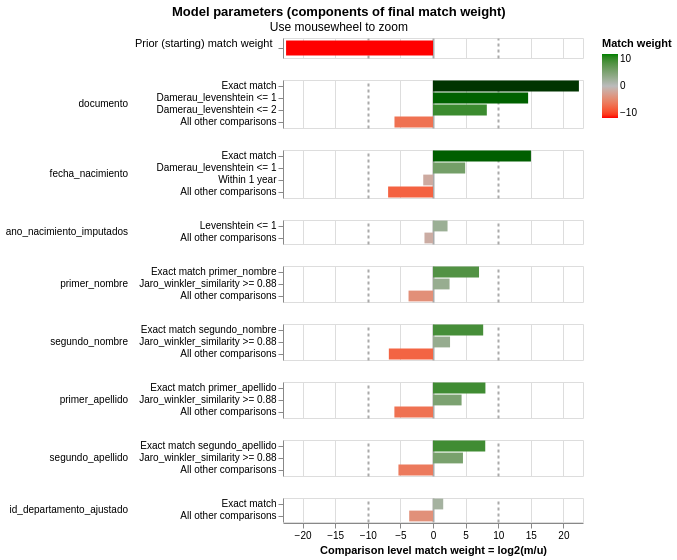

Source (notebook cell):
### Markdown cell above
## 4. Análisis de los match weights

### Code cell
linker.match_weights_chart()

### Figure 1 — Vega-Lite specification as saved in the notebook (floating-point values rounded to 4 significant figures)
{"config": {"view": {"continuousWidth": 300, "continuousHeight": 300, "discreteHeight": 60, "discreteWidth": 400}, "header": {"title": null}, "mark": {"tooltip": null}, "title": {"anchor": "middle"}}, "vconcat": [{"mark": {"type": "bar", "clip": true, "height": 15}, "encoding": {"color": {"field": "log2_bayes_factor", "scale": {"domain": [-10, 0, 10], "interpolate": "lab", "range": ["red", "#bbbbbb", "green"]}, "title": "Match weight", "type": "quantitative"}, "tooltip": [{"field": "comparison_name", "title": "Comparison name", "type": "nominal"}, {"field": "probability_two_random_records_match", "format": ".4f", "title": "Probability two random records match", "type": "nominal"}, {"field": "log2_bayes_factor", "format": ",.4f", "title": "Equivalent match weight", "type": "quantitative"}, {"field": "bayes_factor_description", "title": "Match weight description", "type": "nominal"}], "x": {"axis": {"domain": false, "gridColor": {"condition": {"test": "abs(datum.value / 10)  <= 1 & datum.value % 10 === 0", "value": "#aaa"}, "value": "#ddd"}, "gridDash": {"condition": {"test": "abs(datum.value / 10) == 1", "value": [3]}, "value": null}, "gridWidth": {"condition": {"test": "abs(datum.value / 10)  <= 1 & datum.value % 10 === 0", "value": 2}, "value": 1}, "labels": false, "ticks": false, "title": ""}, "field": "log2_bayes_factor", "scale": {"domain": [-23, 23]}, "type": "quantitative"}, "y": {"axis": {"title": "Prior (starting) match weight", "titleAlign": "right", "titleAngle": 0, "titleFontWeight": "normal"}, "field": "label_for_charts", "sort": {"field": "comparison_vector_value", "order": "descending"}, "type": "nominal"}}, "height": 20, "transform": [{"filter": "(datum.comparison_name == 'probability_two_random_records_match')"}]}, {"mark": {"type": "bar", "clip": true}, "encoding": {"color": {"field": "log2_bayes_factor", "scale": {"domain": [-10, 0, 10], "interpolate": "lab", "range": ["red", "#bbbbbb", "green"]}, "title": "Match weight", "type": "quantitative"}, "row": {"field": "comparison_name", "header": {"labelAlign": "left", "labelAnchor": "middle", "labelAngle": 0}, "sort": {"field": "comparison_sort_order"}, "type": "nominal"}, "tooltip": [{"field": "comparison_name", "title": "Comparison name", "type": "nominal"}, {"field": "label_for_charts", "title": "Label", "type": "ordinal"}, {"field": "sql_condition", "title": "SQL condition", "type": "nominal"}, {"field": "m_probability", "format": ".4f", "title": "M probability", "type": "quantitative"}, {"field": "u_probability", "format": ".4f", "title": "U probability", "type": "quantitative"}, {"field": "bayes_factor", "format": ",.4f", "title": "Bayes factor = m/u", "type": "quantitative"}, {"field": "log2_bayes_factor", "format": ",.4f", "title": "Match weight = log2(m/u)", "type": "quantitative"}, {"field": "bayes_factor_description", "title": "Match weight description", "type": "nominal"}], "x": {"axis": {"gridColor": {"condition": {"test": "abs(datum.value / 10)  <= 1 & datum.value % 10 === 0", "value": "#aaa"}, "value": "#ddd"}, "gridDash": {"condition": {"test": "abs(datum.value / 10) == 1", "value": [3]}, "value": null}, "gridWidth": {"condition": {"test": "abs(datum.value / 10)  <= 1 & datum.value % 10 === 0", "value": 2}, "value": 1}, "title": "Comparison level match weight = log2(m/u)"}, "field": "log2_bayes_factor", "scale": {"domain": [-23, 23]}, "type": "quantitative"}, "y": {"axis": {"title": null}, "field": "label_for_charts", "sort": {"field": "comparison_vector_value", "order": "descending"}, "type": "nominal"}}, "height": {"step": 12}, "resolve": {"axis": {"y": "independent"}, "scale": {"y": "independent"}}, "transform": [{"filter": "(datum.comparison_name != 'probability_two_random_records_match')"}]}], "data": {"name": "data-c1242ce24cc27ca9fa51ba7f959b6c9d"}, "params": [{"name": "mouse_zoom", "select": {"type": "interval", "encodings": ["x"]}, "bind": "scales", "views": []}], "resolve": {"axis": {"y": "independent"}, "scale": {"y": "independent"}}, "title": {"text": "Model parameters (components of final match weight)", "subtitle": "Use mousewheel to zoom"}, "$schema": "https://vega.github.io/schema/vega-lite/v5.9.3.json", "datasets": {"data-c1242ce24cc27ca9fa51ba7f959b6c9d": [{"comparison_name": "probability_two_random_records_match", "sql_condition": null, "label_for_charts": "", "m_probability": null, "u_probability": null, "m_probability_description": null, "u_probability_description": null, "has_tf_adjustments": false, "tf_adjustment_column": null, "tf_adjustment_weight": null, "is_null_level": false, "bayes_factor": 1.653e-07, "log2_bayes_factor": -22.53, "comparison_vector_value": 0, "max_comparison_vector_value": 0, "bayes_factor_description": "The probability that two random records drawn at random match is 0.000 or one in  6,049,405.8 records.This is equivalent to a starting match weight of -22.528.", "probability_two_random_records_match": 1.653e-07, "comparison_sort_order": -1}, {"comparison_name": "documento", "sql_condition": "\"documento_l\" = \"documento_r\"", "label_for_charts": "Exact match", "m_probability": 0.95, "u_probability": 1.75e-07, "m_probability_description": "Amongst matching record comparisons, 95.00% of records are in the exact match comparison level", "u_probability_description": "Amongst non-matching record comparisons, 0.00% of records are in the exact match comparison level", "has_tf_adjustments": false, "tf_adjustment_column": null, "tf_adjustment_weight": 1.0, "is_null_level": false, "bayes_factor": 5429000.0, "log2_bayes_factor": 22.37, "comparison_vector_value": 3, "max_comparison_vector_value": 3, "bayes_factor_description": "If comparison level is `exact match` then comparison is 5,428,797.56 times more likely to be a match", "probability_two_random_records_match": 1.653e-07, "comparison_sort_order": 0}, {"comparison_name": "documento", "sql_condition": "damerau_levenshtein(\"documento_l\", \"documento_r\") <= 1", "label_for_charts": "Damerau_levenshtein <= 1", "m_probability": 0.01667, "u_probability": 6.781e-07, "m_probability_description": "Amongst matching record comparisons, 1.67% of records are in the damerau_levenshtein <= 1 comparison level", "u_probability_description": "Amongst non-matching record comparisons, 0.00% of records are in the damerau_levenshtein <= 1 comparison level", "has_tf_adjustments": false, "tf_adjustment_column": null, "tf_adjustment_weight": 1.0, "is_null_level": false, "bayes_factor": 24580.0, "log2_bayes_factor": 14.59, "comparison_vector_value": 2, "max_comparison_vector_value": 3, "bayes_factor_description": "If comparison level is `damerau_levenshtein <= 1` then comparison is 24,578.60 times more likely to be a match", "probability_two_random_records_match": 1.653e-07, "comparison_sort_order": 0}, {"comparison_name": "documento", "sql_condition": "damerau_levenshtein(\"documento_l\", \"documento_r\") <= 2", "label_for_charts": "Damerau_levenshtein <= 2", "m_probability": 0.01667, "u_probability": 5.463e-05, "m_probability_description": "Amongst matching record comparisons, 1.67% of records are in the damerau_levenshtein <= 2 comparison level", "u_probability_description": "Amongst non-matching record comparisons, 0.01% of records are in the damerau_levenshtein <= 2 comparison level", "has_tf_adjustments": false, "tf_adjustment_column": null, "tf_adjustment_weight": 1.0, "is_null_level": false, "bayes_factor": 305.1, "log2_bayes_factor": 8.253, "comparison_vector_value": 1, "max_comparison_vector_value": 3, "bayes_factor_description": "If comparison level is `damerau_levenshtein <= 2` then comparison is 305.08 times more likely to be a match", "probability_two_random_records_match": 1.653e-07, "comparison_sort_order": 0}, {"comparison_name": "documento", "sql_condition": "ELSE", "label_for_charts": "All other comparisons", "m_probability": 0.01667, "u_probability": 0.9999, "m_probability_description": "Amongst matching record comparisons, 1.67% of records are in the all other comparisons comparison level", "u_probability_description": "Amongst non-matching record comparisons, 99.99% of records are in the all other comparisons comparison level", "has_tf_adjustments": false, "tf_adjustment_column": null, "tf_adjustment_weight": 1.0, "is_null_level": false, "bayes_factor": 0.01667, "log2_bayes_factor": -5.907, "comparison_vector_value": 0, "max_comparison_vector_value": 3, "bayes_factor_description": "If comparison level is `all other comparisons` then comparison is  60.00 times less likely to be a match", "probability_two_random_records_match": 1.653e-07, "comparison_sort_order": 0}, {"comparison_name": "fecha_nacimiento", "sql_condition": "\"fecha_nacimiento_l\" = \"fecha_nacimiento_r\"", "label_for_charts": "Exact match", "m_probability": 0.9531, "u_probability": 2.872e-05, "m_probability_description": "Amongst matching record comparisons, 95.31% of records are in the exact match comparison level", "u_probability_description": "Amongst non-matching record comparisons, 0.00% of records are in the exact match comparison level", "has_tf_adjustments": false, "tf_adjustment_column": null, "tf_adjustment_weight": 1.0, "is_null_level": false, "bayes_factor": 33190.0, "log2_bayes_factor": 15.02, "comparison_vector_value": 3, "max_comparison_vector_value": 3, "bayes_factor_description": "If comparison level is `exact match` then comparison is 33,188.37 times more likely to be a match", "probability_two_random_records_match": 1.653e-07, "comparison_sort_order": 1}, {"comparison_name": "fecha_nacimiento", "sql_condition": "damerau_levenshtein(\"fecha_nacimiento_l\", \"fecha_nacimiento_r\") <= 1", "label_for_charts": "Damerau_levenshtein <= 1", "m_probability": 0.02784, "u_probability": 0.0009091, "m_probability_description": "Amongst matching record comparisons, 2.78% of records are in the damerau_levenshtein <= 1 comparison level", "u_probability_description": "Amongst non-matching record comparisons, 0.09% of records are in the damerau_levenshtein <= 1 comparison level", "has_tf_adjustments": false, "tf_adjustment_column": null, "tf_adjustment_weight": 1.0, "is_null_level": false, "bayes_factor": 30.62, "log2_bayes_factor": 4.936, "comparison_vector_value": 2, "max_comparison_vector_value": 3, "bayes_factor_description": "If comparison level is `damerau_levenshtein <= 1` then comparison is 30.62 times more likely to be a match", "probability_two_random_records_match": 1.653e-07, "comparison_sort_order": 1}, {"comparison_name": "fecha_nacimiento", "sql_condition": "\n            abs(date_diff('year',\n                strptime(\"fecha_nacimiento_l\", '%Y-%m-%d'),\n                strptime(\"fecha_nacimiento_r\", '%Y-%m-%d'))\n                ) <= 1\n        ", "label_for_charts": "Within 1 year", "m_probability": 0.01088, "u_probability": 0.03068, "m_probability_description": "Amongst matching record comparisons, 1.09% of records are in the within 1 year comparison level", "u_probability_description": "Amongst non-matching record comparisons, 3.07% of records are in the within 1 year comparison level", "has_tf_adjustments": false, "tf_adjustment_column": null, "tf_adjustment_weight": 1.0, "is_null_level": false, "bayes_factor": 0.3544, "log2_bayes_factor": -1.496, "comparison_vector_value": 1, "max_comparison_vector_value": 3, "bayes_factor_description": "If comparison level is `within 1 year` then comparison is  2.82 times less likely to be a match", "probability_two_random_records_match": 1.653e-07, "comparison_sort_order": 1}, {"comparison_name": "fecha_nacimiento", "sql_condition": "ELSE", "label_for_charts": "All other comparisons", "m_probability": 0.008209, "u_probability": 0.9684, "m_probability_description": "Amongst matching record comparisons, 0.82% of records are in the all other comparisons comparison level", "u_probability_description": "Amongst non-matching record comparisons, 96.84% of records are in the all other comparisons comparison level", "has_tf_adjustments": false, "tf_adjustment_column": null, "tf_adjustment_weight": 1.0, "is_null_level": false, "bayes_factor": 0.008478, "log2_bayes_factor": -6.882, "comparison_vector_value": 0, "max_comparison_vector_value": 3, "bayes_factor_description": "If comparison level is `all other comparisons` then comparison is  117.96 times less likely to be a match", "probability_two_random_records_match": 1.653e-07, "comparison_sort_order": 1}, {"comparison_name": "ano_nacimiento_imputados", "sql_condition": "levenshtein(\"ano_nacimiento_imputados_l\", \"ano_nacimiento_imputados_r\") <= 1", "label_for_charts": "Levenshtein <= 1", "m_probability": 0.6522, "u_probability": 0.139, "m_probability_description": "Amongst matching record comparisons, 65.22% of records are in the levenshtein <= 1 comparison level", "u_probability_description": "Amongst non-matching record comparisons, 13.90% of records are in the levenshtein <= 1 comparison level", "has_tf_adjustments": false, "tf_adjustment_column": null, "tf_adjustment_weight": 1.0, "is_null_level": false, "bayes_factor": 4.691, "log2_bayes_factor": 2.23, "comparison_vector_value": 1, "max_comparison_vector_value": 1, "bayes_factor_description": "If comparison level is `levenshtein <= 1` then comparison is 4.69 times more likely to be a match", "probability_two_random_records_match": 1.653e-07, "comparison_sort_order": 2}, {"comparison_name": "ano_nacimiento_imputados", "sql_condition": "ELSE", "label_for_charts": "All other comparisons", "m_probability": 0.3478, "u_probability": 0.861, "m_probability_description": "Amongst matching record comparisons, 34.78% of records are in the all other comparisons comparison level", "u_probability_description": "Amongst non-matching record comparisons, 86.10% of records are in the all other comparisons comparison level", "has_tf_adjustments": false, "tf_adjustment_column": null, "tf_adjustment_weight": 1.0, "is_null_level": false, "bayes_factor": 0.404, "log2_bayes_factor": -1.308, "comparison_vector_value": 0, "max_comparison_vector_value": 1, "bayes_factor_description": "If comparison level is `all other comparisons` then comparison is  2.48 times less likely to be a match", "probability_two_random_records_match": 1.653e-07, "comparison_sort_order": 2}, {"comparison_name": "primer_nombre", "sql_condition": "\"primer_nombre_l\" = \"primer_nombre_r\"", "label_for_charts": "Exact match primer_nombre", "m_probability": 0.8984, "u_probability": 0.006746, "m_probability_description": "Amongst matching record comparisons, 89.84% of records are in the exact match primer_nombre comparison level", "u_probability_description": "Amongst non-matching record comparisons, 0.67% of records are in the exact match primer_nombre comparison level", "has_tf_adjustments": true, "tf_adjustment_column": "primer_nombre", "tf_adjustment_weight": 1.0, "is_null_level": false, "bayes_factor": 133.2, "log2_bayes_factor": 7.057, "comparison_vector_value": 2, "max_comparison_vector_value": 2, "bayes_factor_description": "If comparison level is `exact match primer_nombre` then comparison is 133.18 times more likely to be a match", "probability_two_random_records_match": 1.653e-07, "comparison_sort_order": 3}, {"comparison_name": "primer_nombre", "sql_condition": "jaro_winkler_similarity(\"primer_nombre_l\", \"primer_nombre_r\") >= 0.88", "label_for_charts": "Jaro_winkler_similarity >= 0.88", "m_probability": 0.02818, "u_probability": 0.004848, "m_probability_description": "Amongst matching record comparisons, 2.82% of records are in the jaro_winkler_similarity >= 0.88 comparison level", "u_probability_description": "Amongst non-matching record comparisons, 0.48% of records are in the jaro_winkler_similarity >= 0.88 comparison level", "has_tf_adjustments": false, "tf_adjustment_column": null, "tf_adjustment_weight": 1.0, "is_null_level": false, "bayes_factor": 5.812, "log2_bayes_factor": 2.539, "comparison_vector_value": 1, "max_comparison_vector_value": 2, "bayes_factor_description": "If comparison level is `jaro_winkler_similarity >= 0.88` then comparison is 5.81 times more likely to be a match", "probability_two_random_records_match": 1.653e-07, "comparison_sort_order": 3}, {"comparison_name": "primer_nombre", "sql_condition": "ELSE", "label_for_charts": "All other comparisons", "m_probability": 0.07344, "u_probability": 0.9884, "m_probability_description": "Amongst matching record comparisons, 7.34% of records are in the all other comparisons comparison level", "u_probability_description": "Amongst non-matching record comparisons, 98.84% of records are in the all other comparisons comparison level", "has_tf_adjustments": false, "tf_adjustment_column": null, "tf_adjustment_weight": 1.0, "is_null_level": false, "bayes_factor": 0.0743, "log2_bayes_factor": -3.75, "comparison_vector_value": 0, "max_comparison_vector_value": 2, "bayes_factor_description": "If comparison level is `all other comparisons` then comparison is  13.46 times less likely to be a match", "probability_two_random_records_match": 1.653e-07, "comparison_sort_order": 3}, {"comparison_name": "segundo_nombre", "sql_condition": "\"segundo_nombre_l\" = \"segundo_nombre_r\"", "label_for_charts": "Exact match segundo_nombre", "m_probability": 0.9715, "u_probability": 0.004689, "m_probability_description": "Amongst matching record comparisons, 97.15% of records are in the exact match segundo_nombre comparison level", "u_probability_description": "Amongst non-matching record comparisons, 0.47% of records are in the exact match segundo_nombre comparison level", "has_tf_adjustments": true, "tf_adjustment_column": "segundo_nombre", "tf_adjustment_weight": 1.0, "is_null_level": false, "bayes_factor": 207.2, "log2_bayes_factor": 7.695, "comparison_vector_value": 2, "max_comparison_vector_value": 2, "bayes_factor_description": "If comparison level is `exact match segundo_nombre` then comparison is 207.19 times more likely to be a match", "probability_two_random_records_match": 1.653e-07, "comparison_sort_order": 4}, {"comparison_name": "segundo_nombre", "sql_condition": "jaro_winkler_similarity(\"segundo_nombre_l\", \"segundo_nombre_r\") >= 0.88", "label_for_charts": "Jaro_winkler_similarity >= 0.88", "m_probability": 0.01944, "u_probability": 0.003173, "m_probability_description": "Amongst matching record comparisons, 1.94% of records are in the jaro_winkler_similarity >= 0.88 comparison level", "u_probability_description": "Amongst non-matching record comparisons, 0.32% of records are in the jaro_winkler_similarity >= 0.88 comparison level", "has_tf_adjustments": false, "tf_adjustment_column": null, "tf_adjustment_weight": 1.0, "is_null_level": false, "bayes_factor": 6.125, "log2_bayes_factor": 2.615, "comparison_vector_value": 1, "max_comparison_vector_value": 2, "bayes_factor_description": "If comparison level is `jaro_winkler_similarity >= 0.88` then comparison is 6.12 times more likely to be a match", "probability_two_random_records_match": 1.653e-07, "comparison_sort_order": 4}, {"comparison_name": "segundo_nombre", "sql_condition": "ELSE", "label_for_charts": "All other comparisons", "m_probability": 0.009084, "u_probability": 0.9921, "m_probability_description": "Amongst matching record comparisons, 0.91% of records are in the all other comparisons comparison level", "u_probability_description": "Amongst non-matching record comparisons, 99.21% of records are in the all other comparisons comparison level", "has_tf_adjustments": false, "tf_adjustment_column": null, "tf_adjustment_weight": 1.0, "is_null_level": false, "bayes_factor": 0.009156, "log2_bayes_factor": -6.771, "comparison_vector_value": 0, "max_comparison_vector_value": 2, "bayes_factor_description": "If comparison level is `all other comparisons` then comparison is  109.22 times less likely to be a match", "probability_two_random_records_match": 1.653e-07, "comparison_sort_order": 4}, {"comparison_name": "primer_apellido", "sql_condition": "\"primer_apellido_l\" = \"primer_apellido_r\"", "label_for_charts": "Exact match primer_apellido", "m_probability": 0.9509, "u_probability": 0.00362, "m_probability_description": "Amongst matching record comparisons, 95.09% of records are in the exact match primer_apellido comparison level", "u_probability_description": "Amongst non-matching record comparisons, 0.36% of records are in the exact match primer_apellido comparison level", "has_tf_adjustments": true, "tf_adjustment_column": "primer_apellido", "tf_adjustment_weight": 1.0, "is_null_level": false, "bayes_factor": 262.7, "log2_bayes_factor": 8.037, "comparison_vector_value": 2, "max_comparison_vector_value": 2, "bayes_factor_description": "If comparison level is `exact match primer_apellido` then comparison is 262.72 times more likely to be a match", "probability_two_random_records_match": 1.653e-07, "comparison_sort_order": 5}, {"comparison_name": "primer_apellido", "sql_condition": "jaro_winkler_similarity(\"primer_apellido_l\", \"primer_apellido_r\") >= 0.88", "label_for_charts": "Jaro_winkler_similarity >= 0.88", "m_probability": 0.03265, "u_probability": 0.001565, "m_probability_description": "Amongst matching record comparisons, 3.26% of records are in the jaro_winkler_similarity >= 0.88 comparison level", "u_probability_description": "Amongst non-matching record comparisons, 0.16% of records are in the jaro_winkler_similarity >= 0.88 comparison level", "has_tf_adjustments": false, "tf_adjustment_column": null, "tf_adjustment_weight": 1.0, "is_null_level": false, "bayes_factor": 20.86, "log2_bayes_factor": 4.383, "comparison_vector_value": 1, "max_comparison_vector_value": 2, "bayes_factor_description": "If comparison level is `jaro_winkler_similarity >= 0.88` then comparison is 20.86 times more likely to be a match", "probability_two_random_records_match": 1.653e-07, "comparison_sort_order": 5}, {"comparison_name": "primer_apellido", "sql_condition": "ELSE", "label_for_charts": "All other comparisons", "m_probability": 0.01642, "u_probability": 0.9948, "m_probability_description": "Amongst matching record comparisons, 1.64% of records are in the all other comparisons comparison level", "u_probability_description": "Amongst non-matching record comparisons, 99.48% of records are in the all other comparisons comparison level", "has_tf_adjustments": false, "tf_adjustment_column": null, "tf_adjustment_weight": 1.0, "is_null_level": false, "bayes_factor": 0.01651, "log2_bayes_factor": -5.921, "comparison_vector_value": 0, "max_comparison_vector_value": 2, "bayes_factor_description": "If comparison level is `all other comparisons` then comparison is  60.57 times less likely to be a match", "probability_two_random_records_match": 1.653e-07, "comparison_sort_order": 5}, {"comparison_name": "segundo_apellido", "sql_condition": "\"segundo_apellido_l\" = \"segundo_apellido_r\"", "label_for_charts": "Exact match segundo_apellido", "m_probability": 0.9378, "u_probability": 0.003633, "m_probability_description": "Amongst matching record comparisons, 93.78% of records are in the exact match segundo_apellido comparison level", "u_probability_description": "Amongst non-matching record comparisons, 0.36% of records are in the exact match segundo_apellido comparison level", "has_tf_adjustments": true, "tf_adjustment_column": "segundo_apellido", "tf_adjustment_weight": 1.0, "is_null_level": false, "bayes_factor": 258.1, "log2_bayes_factor": 8.012, "comparison_vector_value": 2, "max_comparison_vector_value": 2, "bayes_factor_description": "If comparison level is `exact match segundo_apellido` then comparison is 258.11 times more likely to be a match", "probability_two_random_records_match": 1.653e-07, "comparison_sort_order": 6}, {"comparison_name": "segundo_apellido", "sql_condition": "jaro_winkler_similarity(\"segundo_apellido_l\", \"segundo_apellido_r\") >= 0.88", "label_for_charts": "Jaro_winkler_similarity >= 0.88", "m_probability": 0.03695, "u_probability": 0.001531, "m_probability_description": "Amongst matching record comparisons, 3.70% of records are in the jaro_winkler_similarity >= 0.88 comparison level", "u_probability_description": "Amongst non-matching record comparisons, 0.15% of records are in the jaro_winkler_similarity >= 0.88 comparison level", "has_tf_adjustments": false, "tf_adjustment_column": null, "tf_adjustment_weight": 1.0, "is_null_level": false, "bayes_factor": 24.14, "log2_bayes_factor": 4.594, "comparison_vector_value": 1, "max_comparison_vector_value": 2, "bayes_factor_description": "If comparison level is `jaro_winkler_similarity >= 0.88` then comparison is 24.14 times more likely to be a match", "probability_two_random_records_match": 1.653e-07, "comparison_sort_order": 6}, {"comparison_name": "segundo_apellido", "sql_condition": "ELSE", "label_for_charts": "All other comparisons", "m_probability": 0.02526, "u_probability": 0.9948, "m_probability_description": "Amongst matching record comparisons, 2.53% of records are in the all other comparisons comparison level", "u_probability_description": "Amongst non-matching record comparisons, 99.48% of records are in the all other comparisons comparison level", "has_tf_adjustments": false, "tf_adjustment_column": null, "tf_adjustment_weight": 1.0, "is_null_level": false, "bayes_factor": 0.02539, "log2_bayes_factor": -5.3, "comparison_vector_value": 0, "max_comparison_vector_value": 2, "bayes_factor_description": "If comparison level is `all other comparisons` then comparison is  39.39 times less likely to be a match", "probability_two_random_records_match": 1.653e-07, "comparison_sort_order": 6}, {"comparison_name": "id_departamento_ajustado", "sql_condition": "\"id_departamento_ajustado_l\" = \"id_departamento_ajustado_r\"", "label_for_charts": "Exact match", "m_probability": 0.9458, "u_probability": 0.3196, "m_probability_description": "Amongst matching record comparisons, 94.58% of records are in the exact match comparison level", "u_probability_description": "Amongst non-matching record comparisons, 31.96% of records are in the exact match comparison level", "has_tf_adjustments": true, "tf_adjustment_column": "id_departamento_ajustado", "tf_adjustment_weight": 1.0, "is_null_level": false, "bayes_factor": 2.96, "log2_bayes_factor": 1.565, "comparison_vector_value": 1, "max_comparison_vector_value": 1, "bayes_factor_description": "If comparison level is `exact match` then comparison is 2.96 times more likely to be a match", "probability_two_random_records_match": 1.653e-07, "comparison_sort_order": 7}, {"comparison_name": "id_departamento_ajustado", "sql_condition": "ELSE", "label_for_charts": "All other comparisons", "m_probability": 0.05423, "u_probability": 0.6804, "m_probability_description": "Amongst matching record comparisons, 5.42% of records are in the all other comparisons comparison level", "u_probability_description": "Amongst non-matching record comparisons, 68.04% of records are in the all other comparisons comparison level", "has_tf_adjustments": false, "tf_adjustment_column": null, "tf_adjustment_weight": 1.0, "is_null_level": false, "bayes_factor": 0.07971, "log2_bayes_factor": -3.649, "comparison_vector_value": 0, "max_comparison_vector_value": 1, "bayes_factor_description": "If comparison level is `all other comparisons` then comparison is  12.55 times less likely to be a match", "probability_two_random_records_match": 1.653e-07, "comparison_sort_order": 7}]}}
